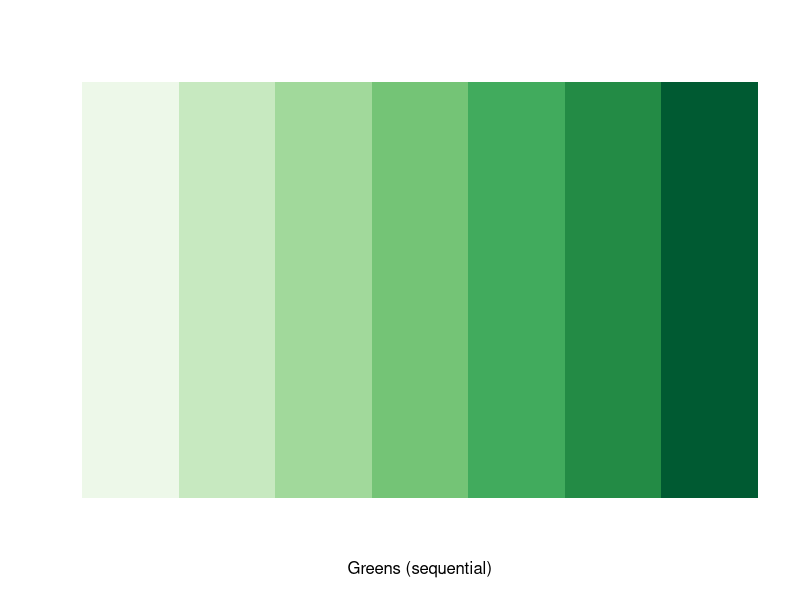
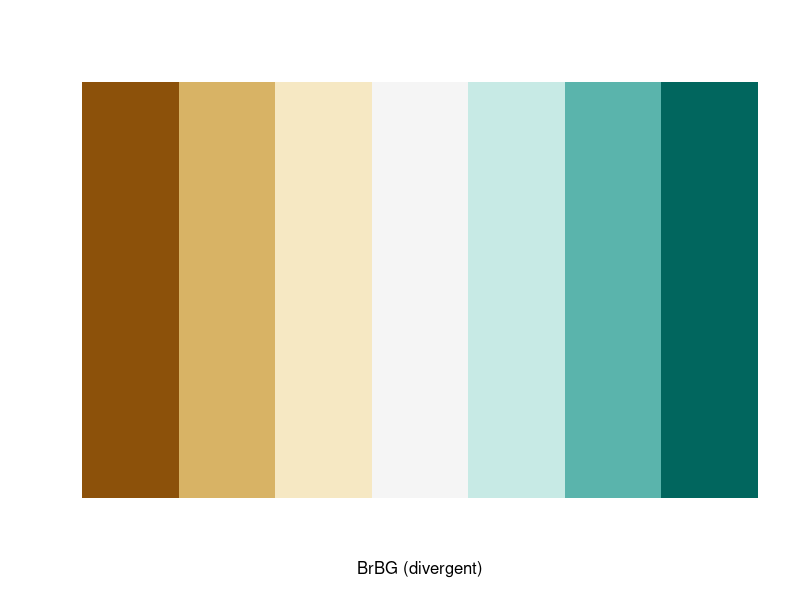
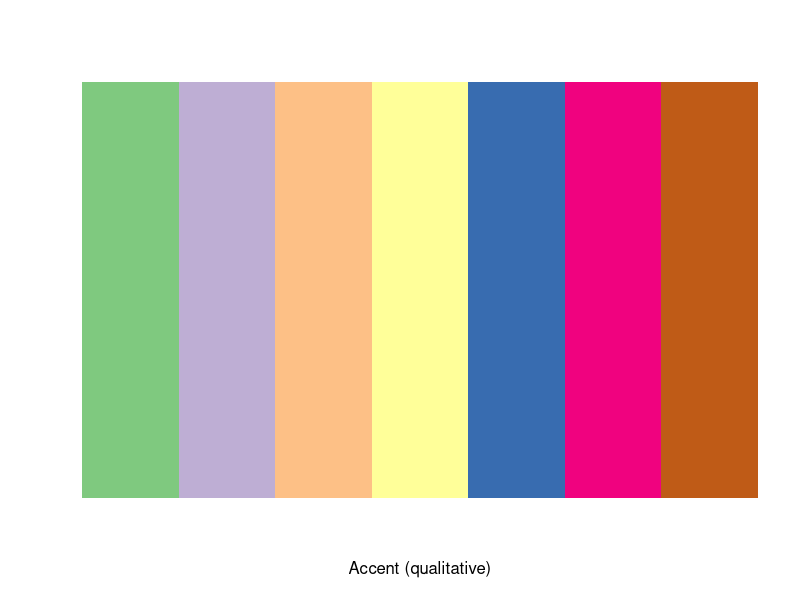
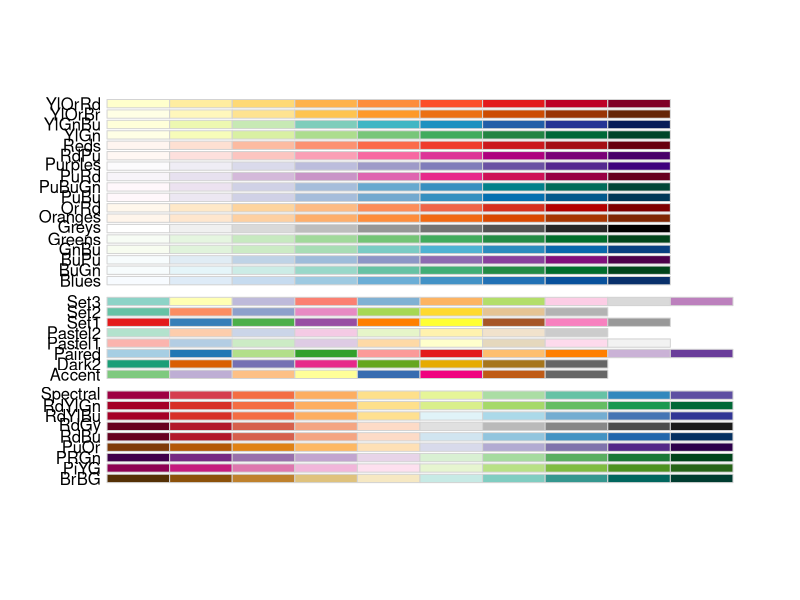
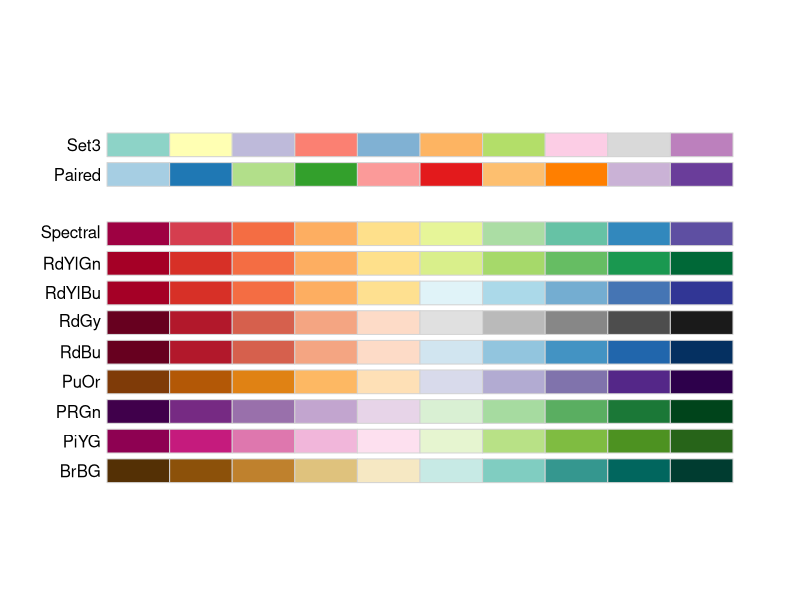
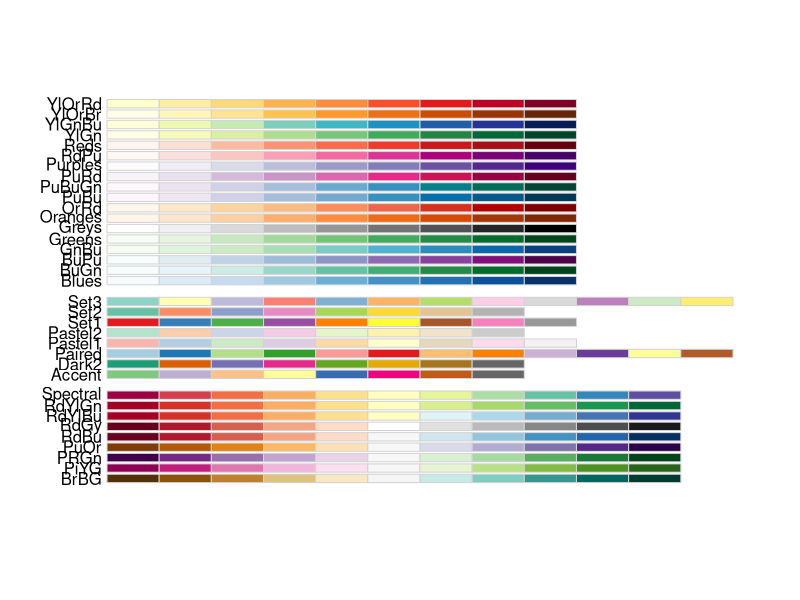
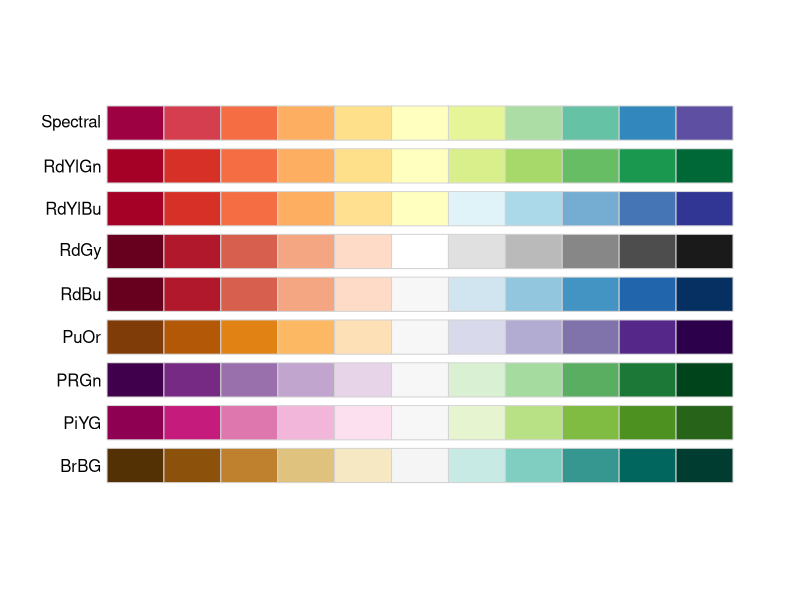
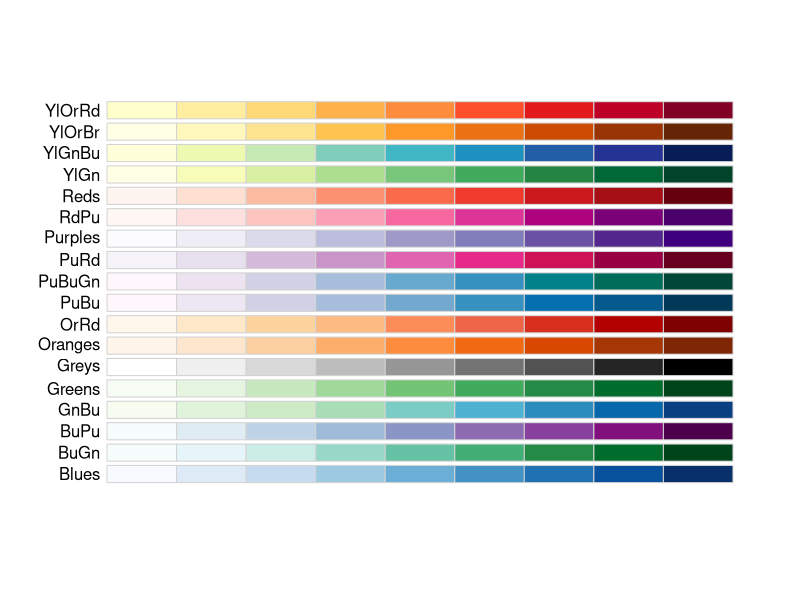

These charts were generated, in order, by the following R code:
# r2py crawler metadata
# package: RColorBrewer
# source_type: rd_example
# topic: ColorBrewer.Rd
# source_file: C:\Users\bened\AppData\Local\R\win-library\4.5\RColorBrewer\help
# lines: 31

suppressPackageStartupMessages(library(RColorBrewer))
## create a sequential palette for usage and show colors
mypalette<-brewer.pal(7,"Greens")
image(1:7,1,as.matrix(1:7),col=mypalette,xlab="Greens (sequential)",
       ylab="",xaxt="n",yaxt="n",bty="n")
## display a divergent palette
display.brewer.pal(7,"BrBG")
devAskNewPage(ask=TRUE)
## display a qualitative palette
display.brewer.pal(7,"Accent")
devAskNewPage(ask=TRUE)
## display a palettes simultanoeusly
display.brewer.all(n=10, exact.n=FALSE)
devAskNewPage(ask=TRUE)
display.brewer.all(n=10)
devAskNewPage(ask=TRUE)
display.brewer.all()
devAskNewPage(ask=TRUE)
display.brewer.all(type="div")
devAskNewPage(ask=TRUE)
display.brewer.all(type="seq")
devAskNewPage(ask=TRUE)
display.brewer.all(type="qual") 
devAskNewPage(ask=TRUE)
display.brewer.all(n=5,type="div",exact.n=TRUE)
devAskNewPage(ask=TRUE)
display.brewer.all(colorblindFriendly=TRUE)
devAskNewPage(ask=TRUE)
brewer.pal.info
brewer.pal.info["Blues",]
brewer.pal.info["Blues",]$maxcolors
